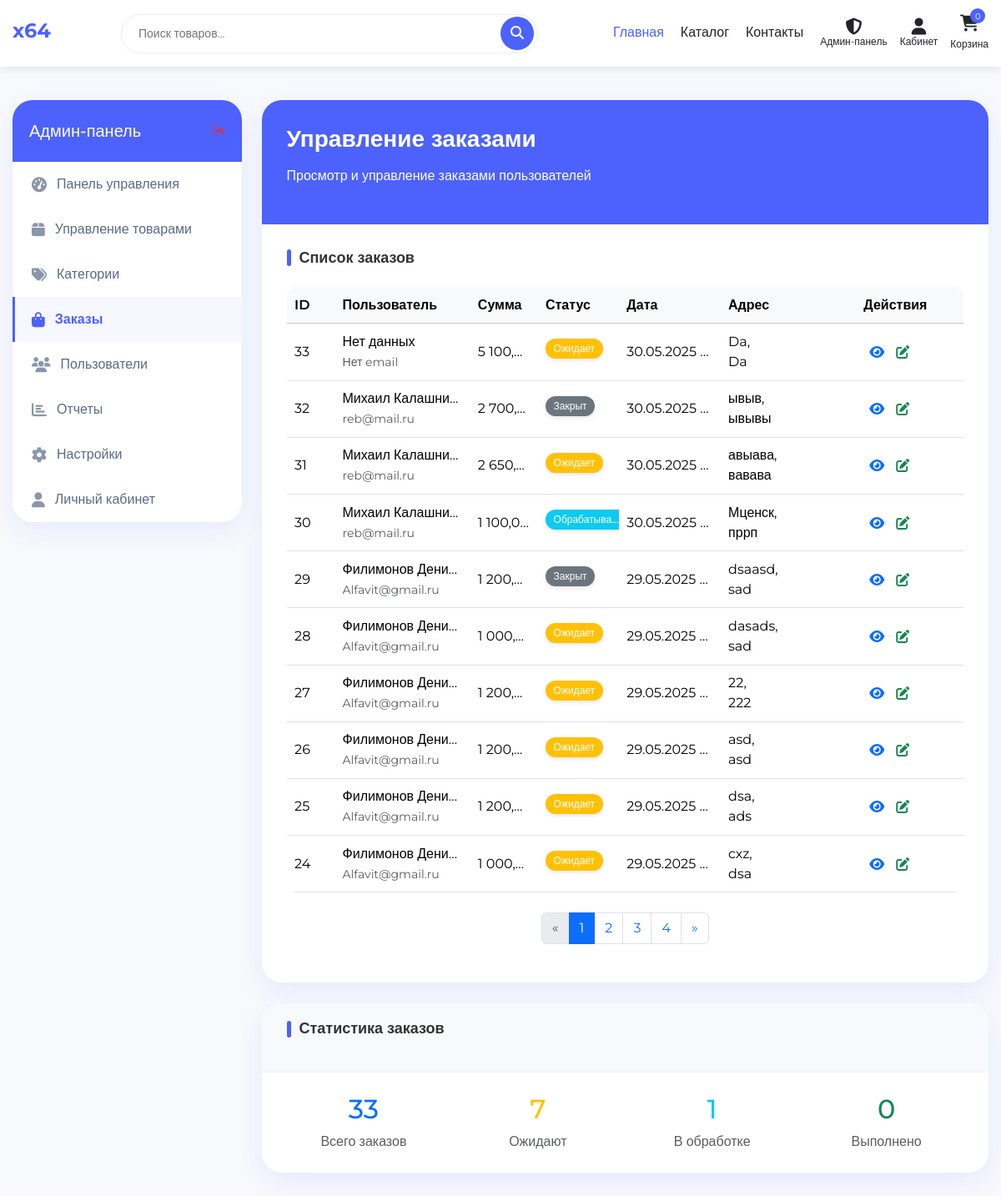
The app's page /admin/index.php?tab=orders (signed in) with its own data.
### tables this page shows
CREATE TABLE `orders` (
  `id` int NOT NULL,
  `user_id` int DEFAULT NULL,
  `session_id` varchar(255) DEFAULT NULL,
  `fullname` varchar(255) NOT NULL,
  `email` varchar(255) NOT NULL,
  `phone` varchar(50) NOT NULL,
  `region` varchar(255) DEFAULT NULL,
  `city` varchar(255) NOT NULL,
  `address` text NOT NULL,
  `postal_code` varchar(20) DEFAULT NULL,
  `payment_method` varchar(50) NOT NULL,
  `delivery_method` varchar(50) NOT NULL,
  `delivery_cost` decimal(10,2) NOT NULL DEFAULT '0.00',
  `total_amount` decimal(10,2) NOT NULL,
  `status` varchar(50) NOT NULL DEFAULT 'pending',
  `comment` text,
  `cancel_reason` text,
  `created_at` timestamp NOT NULL DEFAULT CURRENT_TIMESTAMP,
  `updated_at` timestamp NOT NULL DEFAULT CURRENT_TIMESTAMP ON UPDATE CURRENT_TIMESTAMP
);

CREATE TABLE `users` (
  `id` int NOT NULL,
  `fullname` varchar(255) NOT NULL COMMENT 'ФИО пользователя (отчество не обязательно)',
  `email` varchar(255) NOT NULL COMMENT 'Электронная почта пользователя',
  `phone` varchar(20) NOT NULL COMMENT 'Номер телефона пользователя',
  `login` varchar(255) NOT NULL COMMENT 'Логин пользователя для входа в систему',
  `password` varchar(255) NOT NULL COMMENT 'Хешированный пароль пользователя',
  `role` varchar(20) NOT NULL DEFAULT 'user' COMMENT 'Роль пользователя (по умолчанию "user")',
  `telegram_id` varchar(50) DEFAULT NULL COMMENT 'ID пользователя в Telegram',
  `telegram_username` varchar(100) DEFAULT NULL COMMENT 'Username пользователя в Telegram',
  `telegram_verification_code` varchar(10) DEFAULT NULL COMMENT 'Код для подтверждения привязки Telegram',
  `telegram_code_expires` timestamp NULL DEFAULT NULL COMMENT 'Время истечения кода подтверждения'
);

### admin/index.php (the view, shortened to what the rows shown need)
<?php
require_once '../includes/config/db_functions.php';
$orders_page = isset($_GET['orders_page']) ? (int)$_GET['orders_page'] : 1;
$orders_page = max(1, $orders_page);
$orders_per_page = 10;
$orders_data = getPaginatedOrders($orders_page, $orders_per_page);
$orders = $orders_data['orders'];
$orders_pagination = $orders_data['pagination'];
$activeTab = isset($_GET['tab']) ? $_GET['tab'] : 'dashboard';
include_once '../includes/header/header.php';
?>
<link rel="stylesheet" href="critical-mobile.css">
<link rel="stylesheet" href="mobile-styles.css">
<section class="admin-section">
    <div class="container">
        <div class="row">
            <div class="col-lg-9 col-md-8">
                <div class="tab-content">
                    <div class="tab-pane <?php echo $activeTab === 'orders' ? 'active' : ''; ?>" id="orders">
                        <div class="profile-main-card">
                            <div class="profile-header">
                                <h2 class="profile-name">Управление заказами</h2>
                            </div>
                            <div class="profile-body">
                                <?php if (count($orders) > 0): ?>
                                    <div class="table-responsive order-table-wrapper">
                                        <table class="table table-hover order-table">
                                            <thead class="table-light">
                                                <tr>
                                                    <th>ID</th>
                                                    <th>Пользователь</th>
                                                    <th>Сумма</th>
                                                    <th>Статус</th>
                                                    <th>Дата</th>
                                                    <th>Адрес</th>
                                                    <th>Действия</th>
                                                </tr>
                                            </thead>
                                            <tbody>
                                                <?php foreach ($orders as $order): ?>
                                                    <tr>
                                                        <td><?php echo $order['id']; ?></td>
                                                        <td class="text-truncate">
                                                            <?php echo htmlspecialchars($order['fullname'] ?? 'Нет данных'); ?><br>
                                                            <small class="text-muted"><?php echo htmlspecialchars($order['email'] ?? 'Нет email'); ?></small>
                                                        </td>
                                                        <td><?php echo number_format($order['total_amount'], 2, ',', ' '); ?> ₽</td>
                                                        <td>
                                                            <?php
                                                            $statusClass = '';
                                                            $statusText = '';
                                                            switch($order['status'] ?? 'unknown') {
                                                                case 'pending':
                                                                    $statusClass = 'bg-warning';
                                                                    $statusText = 'Ожидает';
                                                                    break;
                                                                case 'processing':
                                                                    $statusClass = 'bg-info';
                                                                    $statusText = 'Обрабатывается';
                                                                    break;
                                                                case 'closed':
                                                                    $statusClass = 'bg-secondary';
                                                                    $statusText = 'Закрыт';
                                                                    break;
                                                            }
                                                            ?>
                                                            <span class="badge <?php echo $statusClass; ?> rounded-pill">
                                                                <?php echo $statusText; ?>
                                                            </span>
                                                        </td>
                                                        <td><?php echo $order['created_at'] ? date('d.m.Y H:i', strtotime($order['created_at'])) : 'Нет даты'; ?></td>
                                                        <td class="text-truncate">
                                                            <?php echo htmlspecialchars($order['city'] ?? 'Нет города'); ?>,<br>
                                                            <?php echo htmlspecialchars($order['address'] ?? 'Нет адреса'); ?>
                                                        </td>
                                                        <td>
                                                            <div class="btn-group">
                                                                <a href="view_order.php?id=<?php echo $order['id']; ?>" class="btn btn-sm btn-outline-primary action-btn">
                                                                    <i class="fas fa-eye"></i>
                                                                </a>
                                                                <a href="edit_order.php?id=<?php echo $order['id']; ?>" class="btn btn-sm btn-outline-success action-btn">
                                                                    <i class="fas fa-edit"></i>
                                                                </a>
                                                            </div>
                                                        </td>
                                                    </tr>
                                                <?php endforeach; ?>
                                            </tbody>
                                        </table>
                                    </div>
                                <?php endif; ?>
                            </div>
                        </div>
                        <div class="profile-info-card mt-4">
                            <div class="profile-info-body">
                                <div class="row">
                                    <div class="col-md-3">
                                        <div class="text-center">
                                            <h2 class="text-primary mb-2"><?php echo $orders_pagination['total_orders']; ?></h2>
                                        </div>
                                    </div>
                                    <div class="col-md-3">
                                        <div class="text-center">
                                            <?php
                                            $pendingCount = 0;
                                            foreach ($orders as $order) {
                                                if (isset($order['status']) && $order['status'] === 'pending') $pendingCount++;
                                            }
                                            ?>
                                            <h2 class="text-warning mb-2"><?php echo $pendingCount; ?></h2>
                                        </div>
                                    </div>
                                    <div class="col-md-3">
                                        <div class="text-center">
                                            <?php
                                            $processingCount = 0;
                                            foreach ($orders as $order) {
                                                if (isset($order['status']) && $order['status'] === 'processing') $processingCount++;
                                            }
                                            ?>
                                            <h2 class="text-info mb-2"><?php echo $processingCount; ?></h2>
                                        </div>
                                    </div>
                                    <div class="col-md-3">
                                        <div class="text-center">
                                            <?php
                                            $completedCount = 0;
                                            ?>
                                            <h2 class="text-success mb-2"><?php echo $completedCount; ?></h2>
                                        </div>
                                    </div>
                                </div>
                            </div>
                        </div>
                    </div>
                </div>
            </div>
        </div>
    </div>
</section>
</body>
</html>

### records on screen
orders: id "33", fullname "Нет данных", email "Нет email", total_amount "5 100,…", status "Ожидает", created_at "30.05.2025…", city "Da", address "Da"
orders: id "32", user.fullname "Михаил Калашни…", user.email "reb@mail.ru", total_amount "2 700,…", status "Закрыт", created_at "30.05.2025…", city "ывыв", address "ывывы"
orders: id "31", user.fullname "Михаил Калашни…", user.email "reb@mail.ru", total_amount "2 650,…", status "Ожидает", created_at "30.05.2025…", city "авыава", address "вавава"
orders: id "30", user.fullname "Михаил Калашни…", user.email "reb@mail.ru", total_amount "1 100,0…", status "Обрабатыва…", created_at "30.05.2025…", city "Мценск", address "пррп"
orders: id "29", user.fullname "Филимонов Дени…", user.email "Alfavit@gmail.ru", total_amount "1 200,…", status "Закрыт", created_at "29.05.2025…", city "dsaasd", address "sad"
orders: id "28", user.fullname "Филимонов Дени…", user.email "Alfavit@gmail.ru", total_amount "1 000,…", status "Ожидает", created_at "29.05.2025…", city "dasads", address "sad"
orders: id "27", user.fullname "Филимонов Дени…", user.email "Alfavit@gmail.ru", total_amount "1 200,…", status "Ожидает", created_at "29.05.2025…", city "22", address "222"
orders: id "26", user.fullname "Филимонов Дени…", user.email "Alfavit@gmail.ru", total_amount "1 200,…", status "Ожидает", created_at "29.05.2025…", city "asd", address "asd"
orders: id "25", user.fullname "Филимонов Дени…", user.email "Alfavit@gmail.ru", total_amount "1 200,…", status "Ожидает", created_at "29.05.2025…", city "dsa", address "ads"
orders: id "24", user.fullname "Филимонов Дени…", user.email "Alfavit@gmail.ru", total_amount "1 000,…", status "Ожидает", created_at "29.05.2025…", city "cxz", address "dsa"

### other values on screen
$cart_count "0"
$orders_pagination['total_orders'] "33"
$pendingCount "7"
$processingCount "1"
$completedCount "0"
